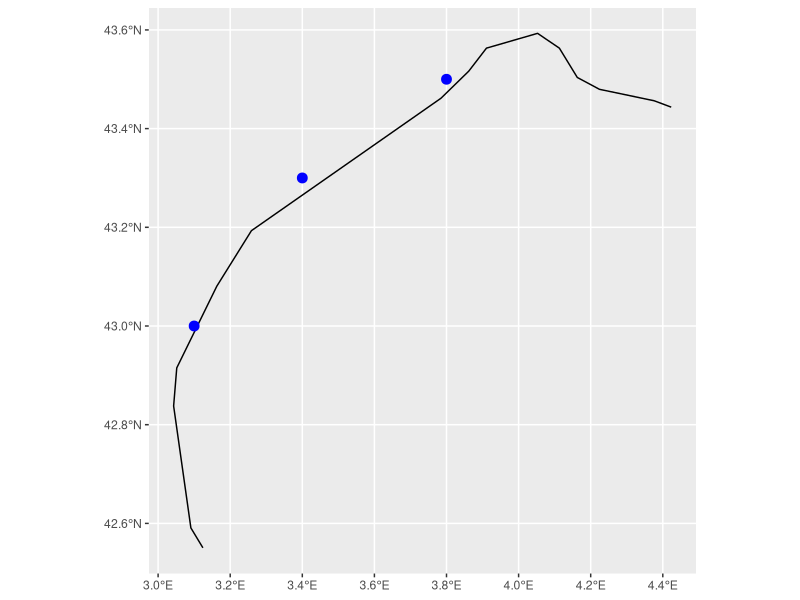

This figure's R source:
## ---- chunk 1
knitr::opts_chunk$set(echo = TRUE)
## ---- chunk 2
library(rnaturalearth)
library(sf)
library(ggplot2)
suppressPackageStartupMessages(library(dplyr))
## ---- chunk 3
species_df <- tibble(
  Longitude = c(3.8, 3.1, 3.4),
  Latitude = c(43.5, 43, 43.3)
)
## ---- chunk 4
# Convert lat/long columns to a column of class geometry
species_sf <- st_as_sf(species_df, 
                       coords = c("Longitude", "Latitude"),
                       crs = st_crs(4326))
## ---- chunk 5
# Coastline geometry from rnaturalearth
coastlines <- ne_coastline(scale = 50, returnclass = "sf") %>%
  # Get rid of the annoying warning from st_crop about 
  # attributes assumed constant
  st_set_agr("constant")
## ---- chunk 6
# Minmax dataset to crop map
minmax_sf <- tibble(
  Latitude = range(species_df$Latitude),
  Longitude = range(species_df$Longitude)
) %>%
  st_as_sf(coords = c("Longitude", "Latitude"),
           crs = st_crs(4326))

# Cropped map
coast_crop_sf <- minmax_sf %>%
    # Apply buffer to minmax points
    st_buffer(dist = 50000) %>%
    # Draw box around buffer
    st_bbox(crs = st_crs(species_sf)) %>%
    # Crop to box - look!  No warnings!
    st_crop(coastlines, .)
## ---- chunk 7
ggplot() +
    geom_sf(data = coast_crop_sf) +
    geom_sf(data = species_sf, colour = "blue", size = 3) +
    coord_sf(crs = st_crs(4326))
